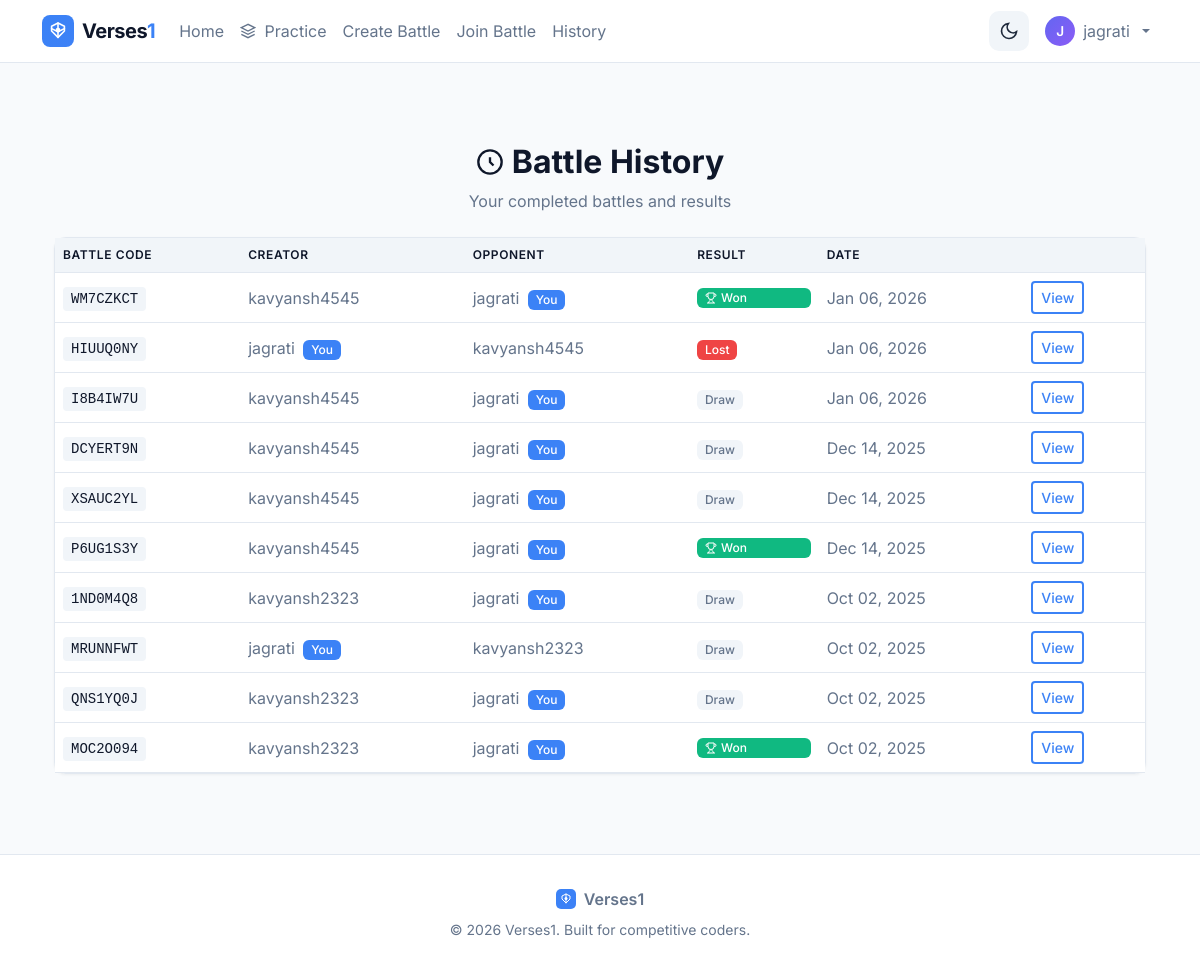
The page /battles/history/ (signed in) on the database its author committed.
### battles/models.py (models this page shows, shortened)
class Battle(models.Model):
    battle_code = models.CharField(max_length=8, unique=True, default=generate_battle_code)
    problem = models.ForeignKey(ProblemStatement, on_delete=models.CASCADE, related_name='battles', null=True, blank=True)
    creator = models.ForeignKey(User, on_delete=models.CASCADE, related_name='created_battles')
    opponent = models.ForeignKey(User, on_delete=models.CASCADE, related_name='joined_battles', null=True, blank=True)
    created_at = models.DateTimeField(auto_now_add=True)
    is_completed = models.BooleanField(default=False)
    winner = models.ForeignKey(User, on_delete=models.SET_NULL, null=True, blank=True, related_name='won_battles')

### battles/views.py (the view)
# urls.py: path('battles/history/', views.battle_history, name='battle_history'),
@login_required
def battle_history(request):
    user_battles = Battle.objects.filter(is_completed=True).filter(
        models.Q(creator=request.user) | models.Q(opponent=request.user)
    ).order_by('-created_at')
    battle_rows = []
    for b in user_battles:
        try:
            res = BattleResult.objects.get(battle=b)
        except BattleResult.DoesNotExist:
            res = None
        battle_rows.append({'battle': b, 'result': res})
    return render(request, 'battles/battle_history.html', {'battle_rows': battle_rows})

### battles/templates/battles/battle_history.html (shortened to what this page needs)
{% extends "base.html" %}
{% block content %}
<div class="container py-5">
    <div class="text-center mb-4">
        <h2 class="fw-bold d-flex align-items-center justify-content-center gap-2">
            <svg width="28" height="28" viewBox="0 0 24 24" fill="none" stroke="currentColor" stroke-width="2">
                <path d="M12 8v4l3 3"/>
                <circle cx="12" cy="12" r="10"/>
            </svg>
            Battle History
        </h2>
        <p class="text-secondary">Your completed battles and results</p>
    </div>
    {% if battle_rows %}
    <div class="card">
        <div class="card-body p-0">
            <div class="table-responsive">
                <table class="table table-hover mb-0">
                    <thead>
                        <tr>
                            <th>Battle Code</th>
                            <th>Creator</th>
                            <th>Opponent</th>
                            <th>Result</th>
                            <th>Date</th>
                            <th></th>
                        </tr>
                    </thead>
                    <tbody>
                        {% for row in battle_rows %}
                        <tr>
                            <td>
                                <code style="background: #f1f5f9; padding: 4px 8px; border-radius: 4px; color: var(--text);">
                                    {{ row.battle.battle_code }}
                                </code>
                            </td>
                            <td>
                                {{ row.battle.creator.username }}
                                {% if row.battle.creator == user %}<span class="badge bg-primary ms-1">You</span>{% endif %}
                            </td>
                            <td>
                                {{ row.battle.opponent.username }}
                                {% if row.battle.opponent == user %}<span class="badge bg-primary ms-1">You</span>{% endif %}
                            </td>
                            <td>
                                {% if row.result %}
                                    {% if row.result.is_draw %}
                                        <span class="badge" style="background: #f1f5f9; color: var(--text-secondary);">Draw</span>
                                    {% elif row.battle.winner == user %}
                                        <span class="badge bg-success d-flex align-items-center gap-1">
                                            Won
                                        </span>
                                    {% else %}
                                        <span class="badge bg-danger">Lost</span>
                                    {% endif %}
                                {% else %}
                                    <span class="badge" style="background: #f1f5f9; color: var(--text-secondary);">In Progress</span>
                                {% endif %}
                            </td>
                            <td class="text-secondary">{{ row.battle.created_at|date:"M d, Y" }}</td>
                            <td>
                                <a href="{% url 'battle_result' row.battle.id %}" class="btn btn-sm btn-outline-primary">
                                    View
                                </a>
                            </td>
                        </tr>
                        {% endfor %}
                    </tbody>
                </table>
            </div>
        </div>
    </div>
    {% endif %}
</div>
{% endblock %}

### battles/templates/base.html (shortened to what this page needs)
<!DOCTYPE html>
{% load static %}
<html lang="en" data-theme="light">
<head>
    <link href="https://cdn.jsdelivr.net/npm/bootstrap@5.3.2/dist/css/bootstrap.min.css" rel="stylesheet">
    <link href="{% static 'battles/css/site.css' %}" rel="stylesheet">
</head>
<body>
    <nav class="navbar navbar-expand-lg">
        <div class="container">
            <a class="navbar-brand d-flex align-items-center gap-2" href="{% url 'home' %}">
                <span class="brand-text">Verses<span class="brand-accent">1</span></span>
            </a>
            <div class="collapse navbar-collapse" id="navbarNav">
                <ul class="navbar-nav me-auto">
                    <li class="nav-item">
                        <a class="nav-link" href="{% url 'home' %}">Home</a>
                    </li>
                    <li class="nav-item">
                        <a class="nav-link" href="{% url 'practice' %}">
                            <svg width="16" height="16" viewBox="0 0 24 24" fill="none" stroke="currentColor" stroke-width="2" style="margin-right: 4px; vertical-align: -2px;">
                                <path d="M12 2L2 7l10 5 10-5-10-5z"/>
                                <path d="M2 17l10 5 10-5"/>
                                <path d="M2 12l10 5 10-5"/>
                            </svg>
                            Practice
                        </a>
                    </li>
                    {% if user.is_authenticated %}
                        <li class="nav-item">
                            <a class="nav-link" href="{% url 'create_battle' %}">Create Battle</a>
                        </li>
                        <li class="nav-item">
                            <a class="nav-link" href="{% url 'join_battle' %}">Join Battle</a>
                        </li>
                        <li class="nav-item">
                            <a class="nav-link" href="{% url 'battle_history' %}">History</a>
                        </li>
                    {% endif %}
                </ul>
                <ul class="navbar-nav align-items-center">
                    <li class="nav-item me-2">
                        <button class="theme-toggle" onclick="toggleTheme()" title="Toggle dark mode">
                            <svg class="moon-icon" width="20" height="20" viewBox="0 0 24 24" fill="none" stroke="currentColor" stroke-width="2">
                                <path d="M21 12.79A9 9 0 1 1 11.21 3 7 7 0 0 0 21 12.79z"/>
                            </svg>
                        </button>
                    </li>
                    {% if user.is_authenticated %}
                        <li class="nav-item dropdown">
                            <a class="nav-link dropdown-toggle d-flex align-items-center gap-2" href="#" role="button" data-bs-toggle="dropdown" aria-expanded="false">
                                <div class="user-avatar-sm">{{ user.username|slice:":1"|upper }}</div>
                                {{ user.username }}
                            </a>
                        </li>
                    {% endif %}
                </ul>
            </div>
        </div>
    </nav>
    <div class="main-content">
        <div class="container">
            {% block content %}{% endblock %}
        </div>
    </div>
    <footer class="footer text-center">
        <div class="container">
            <div class="d-flex justify-content-center align-items-center gap-2 mb-2">
                <span class="fw-semibold">Verses1</span>
            </div>
            <p class="mb-0 small">&copy; 2026 Verses1. Built for competitive coders.</p>
        </div>
    </footer>
</body>
</html>

### battles/static/battles/css/site.css (style rules this page uses)
:root { --bg: #f8fafc; --panel: #ffffff; --card: #ffffff; --card-hover: #f1f5f9; --primary: #3b82f6; --primary-2: #2563eb; --accent: #8b5cf6; --accent-2: #7c3aed; --success: #10b981; --warning: #f59e0b; --danger: #ef4444; --muted: #64748b; --text: #0f172a; --text-secondary: #475569; --border: #e2e8f0; --glass: rgba(255,255,255,0.8); --gradient: linear-gradient(135deg, #3b82f6 0%, #8b5cf6 100%); }
.navbar-brand { font-weight: 700 !important; letter-spacing: -0.5px; }
.brand-text { font-size: 1.25rem; font-weight: 700; color: var(--text); }
.brand-accent { color: var(--primary); }
body { background: var(--bg); font-family: 'Inter', system-ui, -apple-system, 'Segoe UI', Roboto, 'Helvetica Neue', Arial, sans-serif; color: var(--text); }
.navbar { background: var(--panel); border-bottom: 1px solid var(--border); transition: background .3s ease, box-shadow .3s ease; }
.card { transition: transform .25s ease, box-shadow .25s ease, border-color .25s ease; border-radius: 12px; background: var(--card); border: 1px solid var(--border); box-shadow: 0 1px 3px rgba(0,0,0,0.05); }
.btn-outline-primary { color: var(--primary); border: 2px solid var(--primary); background: transparent; font-weight: 500; }
.footer { background: var(--panel); color: var(--muted); border-top: 1px solid var(--border); padding: 2rem 0; }
a { color: var(--primary); text-decoration: none; }
.navbar .nav-link { color: var(--text-secondary) !important; transition: color .2s ease; }
h1, h2, h3, h4, h5, h6 { color: var(--text); font-weight: 600; }
p, .lead, .card-text { color: var(--text-secondary); }
.text-secondary { color: var(--text-secondary) !important; }
.table { color: var(--text); border-color: var(--border); }
.table thead th { color: var(--text); background: var(--card-hover); border-bottom: 1px solid var(--border); font-weight: 600; text-transform: uppercase; font-size: 0.75rem; letter-spacing: 0.05em; }
.table tbody td { color: var(--text-secondary); border-top: 1px solid var(--border); vertical-align: middle; }
.badge { font-weight: 500; padding: .35em .65em; }
.badge.bg-primary { background: var(--primary) !important; }
.badge.bg-success { background: var(--success) !important; }
.badge.bg-danger { background: var(--danger) !important; }

### battles/templates/base.html (style rules this page uses)
:root { --primary-color: #6366f1; --secondary-color: #8b5cf6; --success-color: #10b981; --warning-color: #f59e0b; --danger-color: #ef4444; --bg-color: #f8fafc; --card-bg: #ffffff; --text-primary: #1e293b; --text-secondary: #64748b; --border-color: #e2e8f0; --hover-bg: #f1f5f9; --navbar-bg: #ffffff; --shadow-sm: 0 1px 2px rgba(0, 0, 0, 0.05); --shadow-md: 0 4px 6px -1px rgba(0, 0, 0, 0.1); --shadow-lg: 0 10px 15px -3px rgba(0, 0, 0, 0.1); }
body { min-height: 100vh; display: flex; flex-direction: column; background: var(--bg-color); color: var(--text-primary); transition: background-color 0.3s, color 0.3s; }
.main-content { flex: 1; padding: 2rem 0; }
.theme-toggle { display: flex; align-items: center; justify-content: center; width: 40px; height: 40px; border: none; background: var(--hover-bg); border-radius: 10px; cursor: pointer; transition: all 0.3s; color: var(--text-primary); }
.theme-toggle .moon-icon { display: block; }
.user-avatar-sm { width: 30px; height: 30px; min-width: 30px; border-radius: 50%; background: linear-gradient(135deg, #6366f1, #8b5cf6); display: flex; align-items: center; justify-content: center; font-size: 0.85rem; font-weight: 600; color: white; text-transform: uppercase; }

### rows shown on the page
Battle: battle.battle_code "WM7CZKCT", battle.creator.username "kavyansh4545", battle.opponent.username "jagrati", shows "You", shows "Won", battle.created_at "Jan 06, 2026"
Battle: battle.battle_code "HIUUQ0NY", battle.creator.username "jagrati", shows "You", battle.opponent.username "kavyansh4545", shows "Lost", battle.created_at "Jan 06, 2026"
Battle: battle.battle_code "I8B4IW7U", battle.creator.username "kavyansh4545", battle.opponent.username "jagrati", shows "You", shows "Draw", battle.created_at "Jan 06, 2026"
Battle: battle.battle_code "DCYERT9N", battle.creator.username "kavyansh4545", battle.opponent.username "jagrati", shows "You", shows "Draw", battle.created_at "Dec 14, 2025"
Battle: battle.battle_code "XSAUC2YL", battle.creator.username "kavyansh4545", battle.opponent.username "jagrati", shows "You", shows "Draw", battle.created_at "Dec 14, 2025"
Battle: battle.battle_code "P6UG1S3Y", battle.creator.username "kavyansh4545", battle.opponent.username "jagrati", shows "You", shows "Won", battle.created_at "Dec 14, 2025"
Battle: battle.battle_code "1ND0M4Q8", battle.creator.username "kavyansh2323", battle.opponent.username "jagrati", shows "You", shows "Draw", battle.created_at "Oct 02, 2025"
Battle: battle.battle_code "MRUNNFWT", battle.creator.username "jagrati", shows "You", battle.opponent.username "kavyansh2323", shows "Draw", battle.created_at "Oct 02, 2025"
Battle: battle.battle_code "QNS1YQ0J", battle.creator.username "kavyansh2323", battle.opponent.username "jagrati", shows "You", shows "Draw", battle.created_at "Oct 02, 2025"
Battle: battle.battle_code "MOC2O094", battle.creator.username "kavyansh2323", battle.opponent.username "jagrati", shows "You", shows "Won", battle.created_at "Oct 02, 2025"

### other values the page prints
{{ user.username|slice:":1"|upper }} "J"
{{ user.username }} "jagrati"
